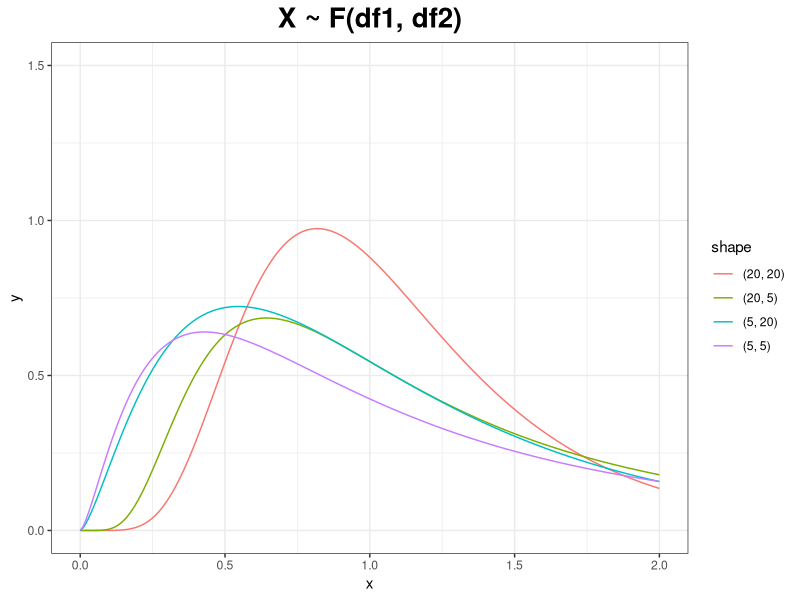
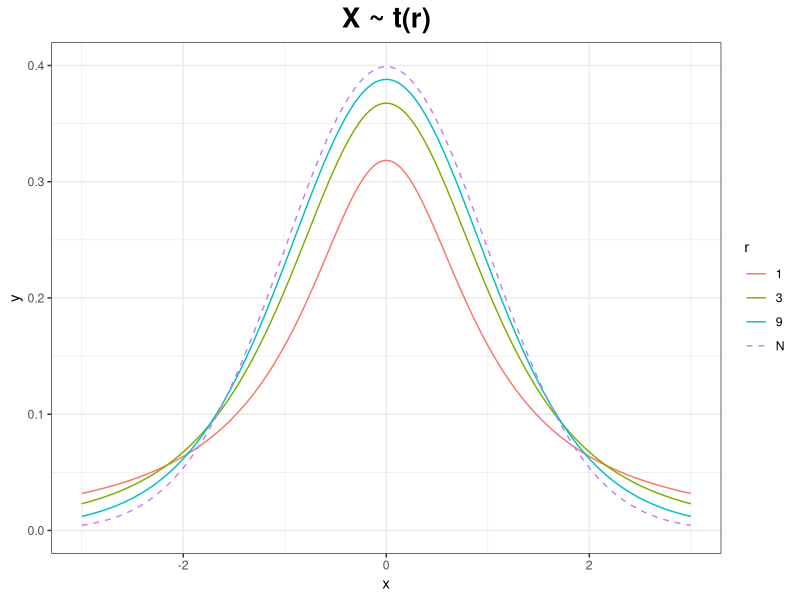
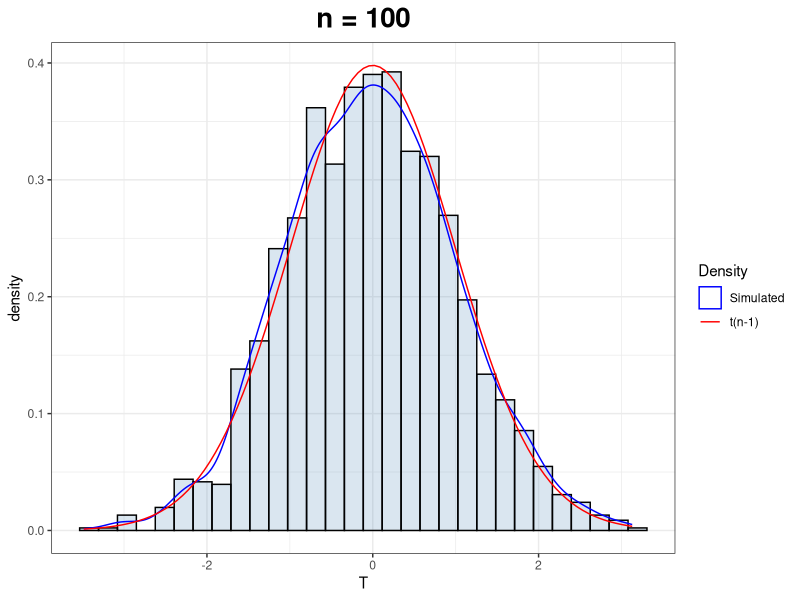

The R source for these figures, in order:
# 2. F distribution
library(ggplot2)
library(dplyr)
library(tidyr)

x = seq(0,2, by = 0.01)
fs = data.frame(x = x)
fs = fs %>%
  mutate("(5, 5)" = df(x, 5, 5),
         "(20, 5)" = df(x, 20, 5),
         "(5, 20)" = df(x, 5, 20),
         "(20, 20)" = df(x, 20, 20)) %>%
  gather(key = "shape", value = "y", -x)
p <- ggplot(data = fs, aes(x = x, y = y, group = shape, color = shape)) +
  geom_line()+theme_bw()+
  labs(title="X ~ F(df1, df2)")+
  theme(plot.title = element_text(size = 20, hjust = 0.5, face = "bold")) +
  coord_cartesian(xlim = c(0,2), ylim = c(0,1.5))
p

# 3. t-distribution
x = seq(-3, 3, by = 0.01)
fs = data.frame(x = x)
fs = fs %>%
  mutate("1" = dt(x, 1),
         "3" = dt(x, 3),
         "9" = dt(x, 9),
         "N" = dnorm(x)) %>%
  gather(key = "r", value = "y", -x)

p <- ggplot(data = fs, aes(x = x, y = y, color = r, linetype = r)) +
  geom_line()+theme_bw()+
  scale_linetype_manual(values = c(rep("solid", 3), "dashed"))+
  labs(title="X ~ t(r)")+
  theme(plot.title = element_text(size = 20, hjust = 0.5, face = "bold")) +
  coord_cartesian(xlim = c(-3, 3), ylim = c(0,0.4))
p
set.seed(0)
# 4. sample distribution
m = 2000
n = 100
Ti <- c()
sqrtn <- sqrt(n)
for (i in 1:m) {
  x <- rnorm(n, 5, 100)
  Ti[i] <- sqrtn * (mean(x) - 5) / sd(x)
}
Ti <- data.frame(x = Ti)
p1 <- ggplot(Ti, aes(x = x)) +
  geom_histogram(aes(y=..density..), color="black", fill = "steelblue",  alpha = 0.2)+
  geom_density(aes(color = "Simulated")) +
  stat_function(aes(color = "t(n-1)"), fun = dt, args = list(df = n-1))+
  theme_bw()+
  labs(title="n = 100", x = "T")+
  scale_color_manual("Density", values = c("blue", "red"))+
  theme(plot.title = element_text(size = 20, hjust = 0.5, face = "bold"))
p1  